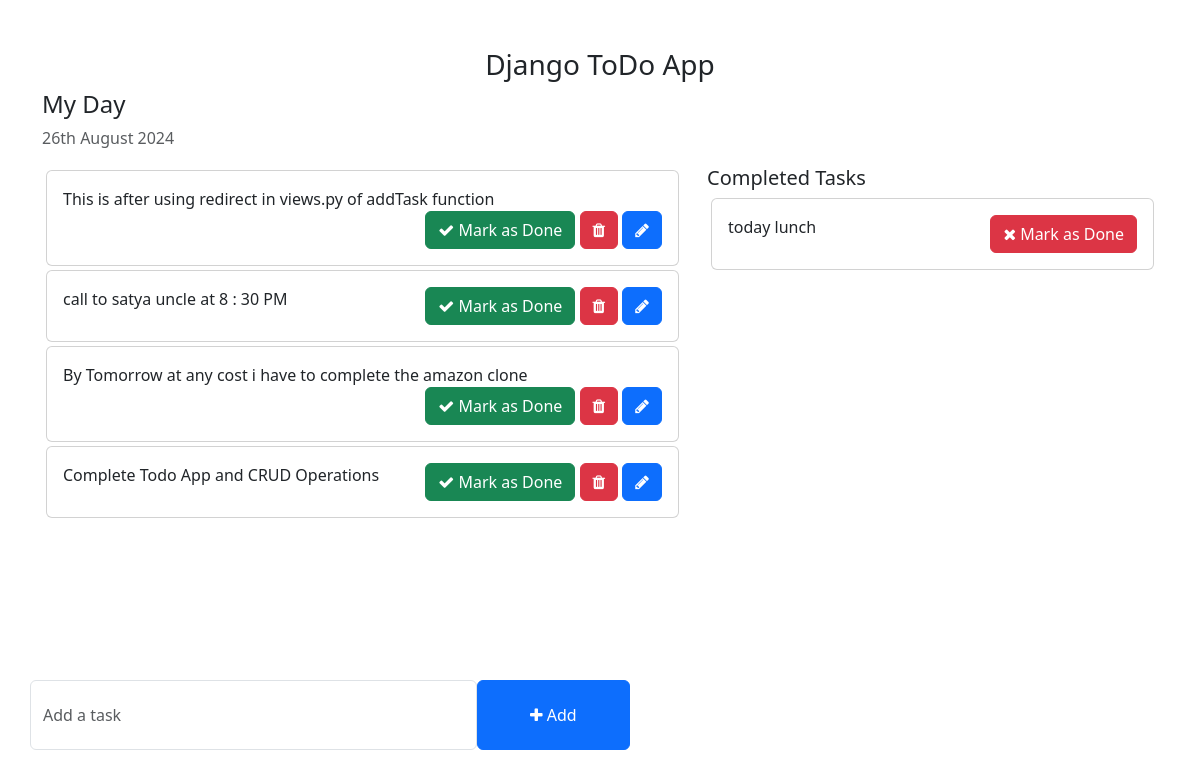
Before: / with the older database file.
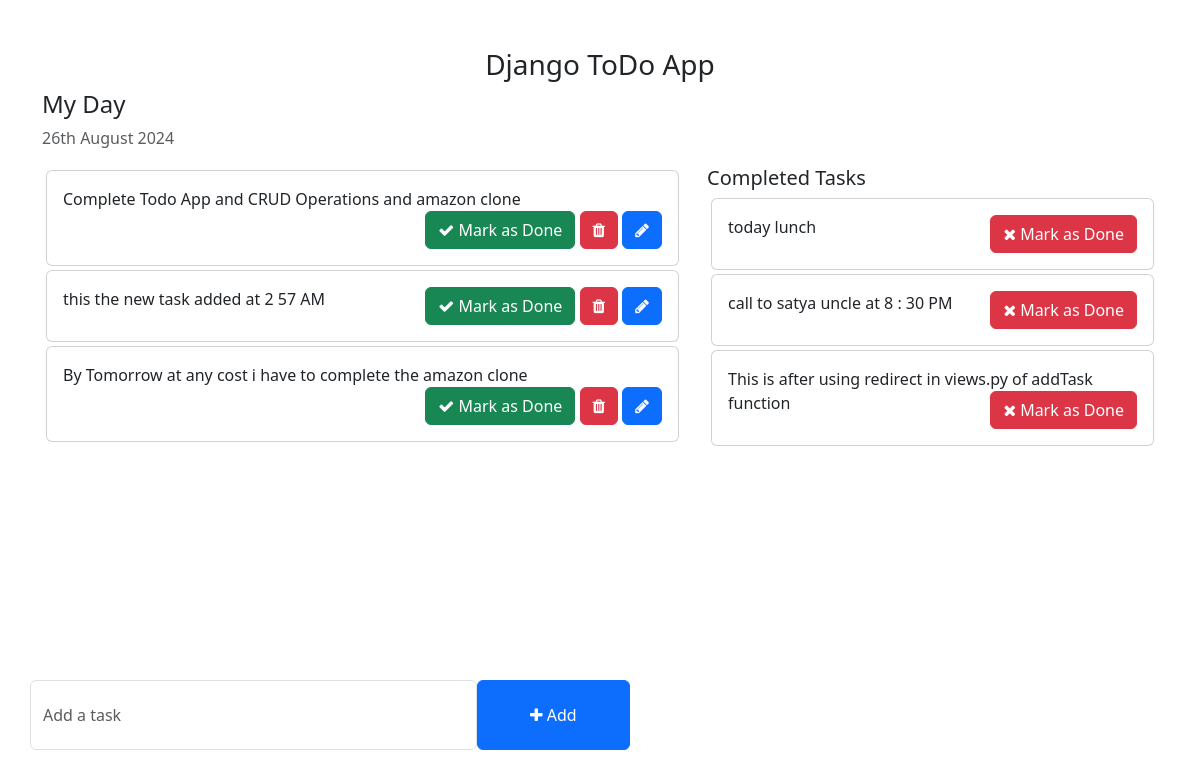
After: the same page with the newer database file.
### todo/models.py (models this page shows, shortened)
class Task(models.Model):
    task = models.CharField(max_length=250)
    is_completed = models.BooleanField(default=False)
    created_at = models.DateTimeField(auto_now_add=True)
    updates_at = models.DateTimeField(auto_now=True)

### todo_main/views.py (the view)
# urls.py: 2. Add a URL to urlpatterns:  path('', views.home, name='home')
def home(request):
    tasks = Task.objects.filter(is_completed=False).order_by('-updates_at')
    completed_tasks = Task.objects.filter(is_completed=True)
    context = {
        'tasks_': tasks,
        'completed_tasks': completed_tasks,
    }
    return render(request, 'home.html', context)

### templates/home.html (shortened to what this page needs)
<!DOCTYPE html>
<html lang="en">
<head>
    <link href="https://cdn.jsdelivr.net/npm/bootstrap@5.3.0-alpha1/dist/css/bootstrap.min.css" rel="stylesheet">
    <link rel="stylesheet" href="https://cdnjs.cloudflare.com/ajax/libs/font-awesome/4.7.0/css/font-awesome.min.css">
</head>
<body>
    <div class="container">
        <h3 class="pt-5 text-center">Django ToDo App</h3>
        <div class="row">
            <h4>My Day</h4>
            <p class="text-muted">{% now "jS F Y" %}</p>
            <div class="col-md-7 col-lg-7" style="height: 450px; overflow: scroll;">
                {% for i in tasks_ %}
                <div class="card m-1">
                    <div class="card-body">
                        {{ i.task}}
                        <span style="position: relative; float: right;">
                            <a href="{% url 'mark_as_done' i.pk %}" class="btn btn-success"><i class="fa fa-check"></i> Mark as Done</a>
                            <a href={% url 'delete_task' i.id %} class="btn btn-danger"><i class="fa fa-trash"></i></a>
                            <a href={% url 'edit_task' i.id %} class="btn btn-primary"><i class="fa fa-pencil"></i></a>
                        </span>
                    </div>
                </div>
                {% endfor %}
            </div>
            <div class="col-md-5 col-lg-5">
                <h5>Completed Tasks</h5>
                {% for i in completed_tasks %}
                <div class="card m-1">
                    <div class="card-body">
                        {{ i.task}}
                        <span style="position: relative; float: right;">
                            <a href="{% url 'mark_as_undone' i.pk%}" class="btn btn-danger"><i class="fa fa-times"></i> Mark as Done</a>
                        </span>
                    </div>
                </div>
                {% endfor %}
            </div>
        </div>
        <div class="row">
            <div class="col-md-6 col-lg-6 p-0" style="position: absolute; bottom: 50px;">
                <form action="{% url 'addTask' %}" method="POST" >
                    <div class="form-group">
                        <span style="display: flex;">
                            <input type="text" name = "task" class="form-control" placeholder="Add a task">
                            <button type="submit" class="btn btn-primary" style="width: 200px;"><i class="fa fa-plus"></i> Add</button>
                        </span>
                    </div>
                </form>
            </div>
        </div>
    </div>
</body>
</html>

### templates/home.html (style rules this page uses)
.form-control { padding: 1.375rem .75rem !important; }

Changed rows visible on the page:
removed Task: task "Complete Todo App and CRUD Operations", shown under "My Day"
added Task: task "Complete Todo App and CRUD Operations and amazon clone", shown under "My Day"
added Task: task "this the new task added at 2 57 AM", shown under "My Day"
changed Task "call to satya uncle at 8 : 30 PM": moves from the list under "My Day" to the list under "Completed Tasks"
changed Task "This is after using redirect in views.py of addTask function": moves from the list under "My Day" to the list under "Completed Tasks"
